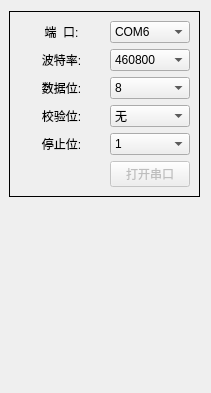
      <widget class="QWidget" name="port_tab">
       <attribute name="title">
        <string>串口设置</string>
       </attribute>
       <layout class="QGridLayout" name="gridLayout_3" rowstretch="1,1,0,0">
        <property name="leftMargin">
         <number>9</number>
        </property>
        <item row="0" column="0">
         <widget class="QFrame" name="frame_9">
          <property name="font">
           <font>
            <weight>50</weight>
            <italic>false</italic>
            <bold>false</bold>
           </font>
          </property>
          <property name="contextMenuPolicy">
           <enum>Qt::NoContextMenu</enum>
          </property>
          <property name="frameShape">
           <enum>QFrame::Panel</enum>
          </property>
          <property name="frameShadow">
           <enum>QFrame::Plain</enum>
          </property>
          <layout class="QGridLayout" name="gridLayout_2">
           <item row="0" column="0">
            <widget class="QLabel" name="name_label">
             <property name="layoutDirection">
              <enum>Qt::LeftToRight</enum>
             </property>
             <property name="text">
              <string>端  口:</string>
             </property>
             <property name="alignment">
              <set>Qt::AlignCenter</set>
             </property>
            </widget>
           </item>
           <item row="0" column="1">
            <widget class="QComboBox" name="port_box">
             <property name="sizePolicy">
              <sizepolicy hsizetype="Preferred" vsizetype="Preferred">
               <horstretch>0</horstretch>
               <verstretch>0</verstretch>
              </sizepolicy>
             </property>
             <property name="currentIndex">
              <number>5</number>
             </property>
             <item>
              <property name="text">
               <string>COM1</string>
              </property>
             </item>
             <item>
              <property name="text">
               <string>COM2</string>
              </property>
             </item>
             <item>
              <property name="text">
               <string>COM3</string>
              </property>
             </item>
             <item>
              <property name="text">
               <string>COM4</string>
              </property>
             </item>
             <item>
              <property name="text">
               <string>COM5</string>
              </property>
             </item>
             <item>
              <property name="text">
               <string>COM6</string>
              </property>
             </item>
             <item>
              <property name="text">
               <string>COM7</string>
              </property>
             </item>
             <item>
              <property name="text">
               <string>COM8</string>
              </property>
             </item>
             <item>
              <property name="text">
               <string>COM9</string>
              </property>
             </item>
             <item>
              <property name="text">
               <string>COM10</string>
              </property>
             </item>
             <item>
              <property name="text">
               <string>COM11</string>
              </property>
             </item>
             <item>
              <property name="text">
               <string>COM12</string>
              </property>
             </item>
             <item>
              <property name="text">
               <string>COM13</string>
              </property>
             </item>
             <item>
              <property name="text">
               <string>COM14</string>
              </property>
             </item>
             <item>
              <property name="text">
               <string>COM15</string>
              </property>
             </item>
            </widget>
           </item>
           <item row="1" column="0">
            <widget class="QLabel" name="baud_label">
             <property name="text">
              <string>波特率:</string>
             </property>
             <property name="alignment">
              <set>Qt::AlignCenter</set>
             </property>
            </widget>
           </item>
           <item row="1" column="1">
            <widget class="QComboBox" name="baud_box">
             <property name="sizePolicy">
              <sizepolicy hsizetype="Preferred" vsizetype="Preferred">
               <horstretch>0</horstretch>
               <verstretch>0</verstretch>
              </sizepolicy>
             </property>
             <property name="currentText">
              <string>460800</string>
             </property>
             <property name="currentIndex">
              <number>7</number>
             </property>
             <item>
              <property name="text">
               <string>1200</string>
              </property>
             </item>
             <item>
              <property name="text">
               <string>2400</string>
              </property>
             </item>
             <item>
              <property name="text">
               <string>4800</string>
              </property>
             </item>
             <item>
              <property name="text">
               <string>9600</string>
              </property>
             </item>
             <item>
              <property name="text">
               <string>19200</string>
              </property>
             </item>
             <item>
              <property name="text">
               <string>38400</string>
              </property>
             </item>
             <item>
              <property name="text">
               <string>115200</string>
              </property>
             </item>
             <item>
              <property name="text">
               <string>460800</string>
              </property>
             </item>
            </widget>
           </item>
           <item row="2" column="0">
            <widget class="QLabel" name="data_label">
             <property name="text">
              <string>数据位:</string>
             </property>
             <property name="alignment">
              <set>Qt::AlignCenter</set>
             </property>
            </widget>
           </item>
           <item row="2" column="1">
            <widget class="QComboBox" name="data_box">
             <property name="sizePolicy">
              <sizepolicy hsizetype="Preferred" vsizetype="Preferred">
               <horstretch>0</horstretch>
               <verstretch>0</verstretch>
              </sizepolicy>
             </property>
             <property name="currentIndex">
              <number>2</number>
             </property>
             <item>
              <property name="text">
               <string>6</string>
              </property>
             </item>
             <item>
              <property name="text">
               <string>7</string>
              </property>
             </item>
             <item>
              <property name="text">
               <string>8</string>
              </property>
             </item>
            </widget>
           </item>
           <item row="3" column="0">
            <widget class="QLabel" name="parity_label">
             <property name="text">
              <string>校验位:</string>
             </property>
             <property name="alignment">
              <set>Qt::AlignCenter</set>
             </property>
            </widget>
           </item>
           <item row="3" column="1">
            <widget class="QComboBox" name="parity_box">
             <property name="sizePolicy">
              <sizepolicy hsizetype="Preferred" vsizetype="Preferred">
               <horstretch>0</horstretch>
               <verstretch>0</verstretch>
              </sizepolicy>
             </property>
             <property name="currentIndex">
              <number>0</number>
             </property>
             <item>
              <property name="text">
               <string>无</string>
              </property>
             </item>
             <item>
              <property name="text">
               <string>奇校验</string>
              </property>
             </item>
             <item>
              <property name="text">
               <string>偶校验</string>
              </property>
             </item>
            </widget>
           </item>
           <item row="4" column="0">
            <widget class="QLabel" name="stop_label">
             <property name="text">
              <string>停止位:</string>
             </property>
             <property name="alignment">
              <set>Qt::AlignCenter</set>
             </property>
            </widget>
           </item>
           <item row="4" column="1">
            <widget class="QComboBox" name="stop_box">
             <property name="sizePolicy">
              <sizepolicy hsizetype="Preferred" vsizetype="Preferred">
               <horstretch>0</horstretch>
               <verstretch>0</verstretch>
              </sizepolicy>
             </property>
             <item>
              <property name="text">
               <string>1</string>
              </property>
             </item>
             <item>
              <property name="text">
               <string>1.5</string>
              </property>
             </item>
             <item>
              <property name="text">
               <string>2</string>
              </property>
             </item>
            </widget>
           </item>
           <item row="5" column="0">
            <spacer name="horizontalSpacer_2">
             <property name="orientation">
              <enum>Qt::Horizontal</enum>
             </property>
             <property name="sizeHint" stdset="0">
              <size>
               <width>85</width>
               <height>20</height>
              </size>
             </property>
            </spacer>
           </item>
           <item row="5" column="1">
            <widget class="QPushButton" name="port_btn">
             <property name="enabled">
              <bool>false</bool>
             </property>
             <property name="sizePolicy">
              <sizepolicy hsizetype="Preferred" vsizetype="Preferred">
               <horstretch>0</horstretch>
               <verstretch>0</verstretch>
              </sizepolicy>
             </property>
             <property name="text">
              <string>打开串口</string>
             </property>
            </widget>
           </item>
          </layout>
         </widget>
        </item>
        <item row="3" column="0">
         <spacer name="verticalSpacer_2">
          <property name="orientation">
           <enum>Qt::Vertical</enum>
          </property>
          <property name="sizeHint" stdset="0">
           <size>
            <width>20</width>
            <height>179</height>
           </size>
          </property>
         </spacer>
        </item>
        <item row="1" column="0">
         <widget class="QFrame" name="frame_8">
          <property name="frameShape">
           <enum>QFrame::StyledPanel</enum>
          </property>
          <property name="frameShadow">
           <enum>QFrame::Raised</enum>
          </property>
          <widget class="QCheckBox" name="save_check">
           <property name="geometry">
            <rect>
             <x>10</x>
             <y>10</y>
             <width>73</width>
             <height>18</height>
            </rect>
           </property>
           <property name="font">
            <font>
             <pointsize>10</pointsize>
            </font>
           </property>
           <property name="autoFillBackground">
            <bool>false</bool>
           </property>
           <property name="text">
            <string>保存数据</string>
           </property>
           <property name="checkable">
            <bool>true</bool>
           </property>
           <property name="checked">
            <bool>false</bool>
           </property>
           <property name="tristate">
            <bool>false</bool>
           </property>
          </widget>
         </widget>
        </item>
       </layout>
      </widget>
